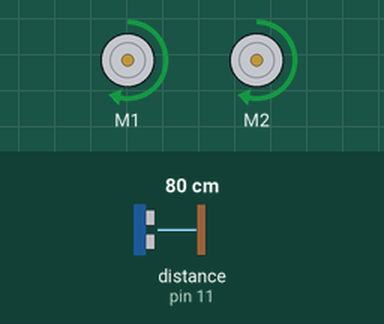
This sketch was run on a simulated Arduino Uno, built with avr-gcc and run on an emulated ATmega328P. On the bench: 2 × DC motor (green arrow = forward, orange = backward, longer = faster). The test bench sets the inputs (shaded band); at power-on: distance to the obstacle (sensor on pin 11) 80 cm. The echo pulse lasts 58.3 µs per cm; what the sketch prints to the serial monitor is not drawn.

Above: at 1.2 s.
1.3 s: distance to the obstacle (sensor on pin 11) set to 31 cm
2.8 s: distance to the obstacle (sensor on pin 11) set to 26 cm
At 4.0 s:
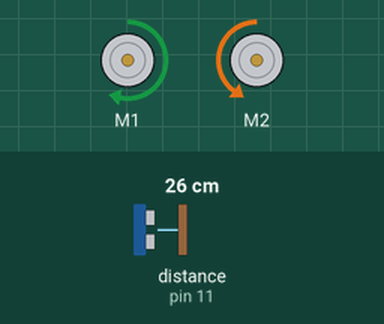
5.8 s: distance to the obstacle (sensor on pin 11) set to 35 cm
At 7.1 s:
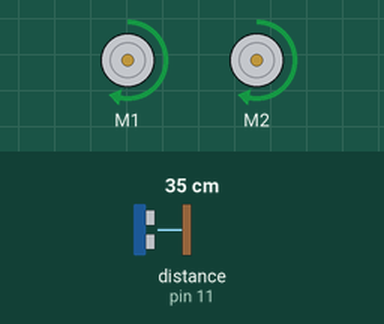
7.4 s: distance to the obstacle (sensor on pin 11) set to 2 cm
At 7.8 s:
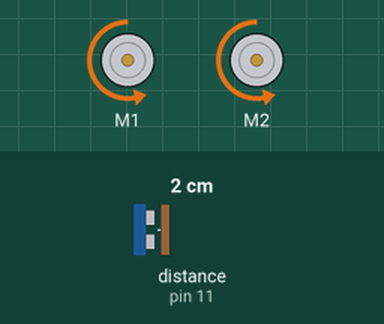
Timing chart, 0 to 11.4 s (numbered marks = the images above; inputs shaded):
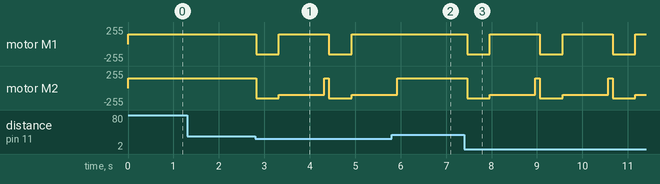

Measured:
- the behaviour switches between 30 and 29 cm on distance to the obstacle (sensor on pin 11) (found by bisection; images 0 and 1)
- after the input at 1.3 s, every drawn part: stays the same
- after the input at 2.8 s, motor M1: alternates forward 150/255 for 1.1 s and backward 150/255 for 0.50 s, starting at once; motor M2: forward 150/255 → backward 150/255 at once, → backward 100/255 0.50 s later, → forward 150/255 1.0 s later, → backward 150/255 0.10 s later, … (5 changes in this stretch)
- after the input at 5.8 s, motor M1: stays forward 150/255 (without the input it goes to backward 150/255 after 0.22 s); motor M2: goes on until 5.9 s, then stays forward 150/255
- after the input at 7.4 s, motor M1: alternates forward 150/255 for 1.1 s and backward 150/255 for 0.50 s, starting after 0.07 s; motor M2: forward 150/255 → backward 150/255 after 0.07 s, then repeats every 1.6 s: backward 100/255 1.0 s, forward 150/255 0.10 s, backward 150/255 0.50 s

The sketch:

vehicle.ino
```cpp
#include <AFMotor.h>
#include <NewPing.h>

#define TRIGGER_PIN 12
#define ECHO_PIN 11
#define MAX_DISTANCE 200

NewPing sonar(TRIGGER_PIN, ECHO_PIN, MAX_DISTANCE);

AF_DCMotor motor1(1, MOTOR12_64KHZ);
AF_DCMotor motor2(2, MOTOR12_64KHZ);

const int obstacleThreshold = 30;

void setup() {
  Serial.begin(9600);
  motor1.setSpeed(0);
  motor2.setSpeed(0);
  motor1.run(RELEASE);
  motor2.run(RELEASE);
}

void loop() {
  int distance = sonar.ping_cm();
  Serial.print("检测距离：");
  Serial.print(distance);
  Serial.println(" cm");

  if (distance > 0 && distance < obstacleThreshold) {
    avoidObstacle();
  } else {
    moveForward();
  }

  delay(100);
}

void moveForward() {
  motor1.setSpeed(150);
  motor2.setSpeed(150);
  motor1.run(FORWARD);
  motor2.run(FORWARD);
}

void moveBackward() {
  motor1.setSpeed(150);
  motor2.setSpeed(150);
  motor1.run(BACKWARD);
  motor2.run(BACKWARD);
}

void turnLeft() {
  motor1.setSpeed(100);
  motor2.setSpeed(150);
  motor1.run(BACKWARD);
  motor2.run(FORWARD);
}

void turnRight() {
  motor1.setSpeed(150);
  motor2.setSpeed(100);
  motor1.run(FORWARD);
  motor2.run(BACKWARD);
}

void avoidObstacle() {
  moveBackward();
  delay(500);
  turnRight();
  delay(1000);
  moveForward();
}
```
